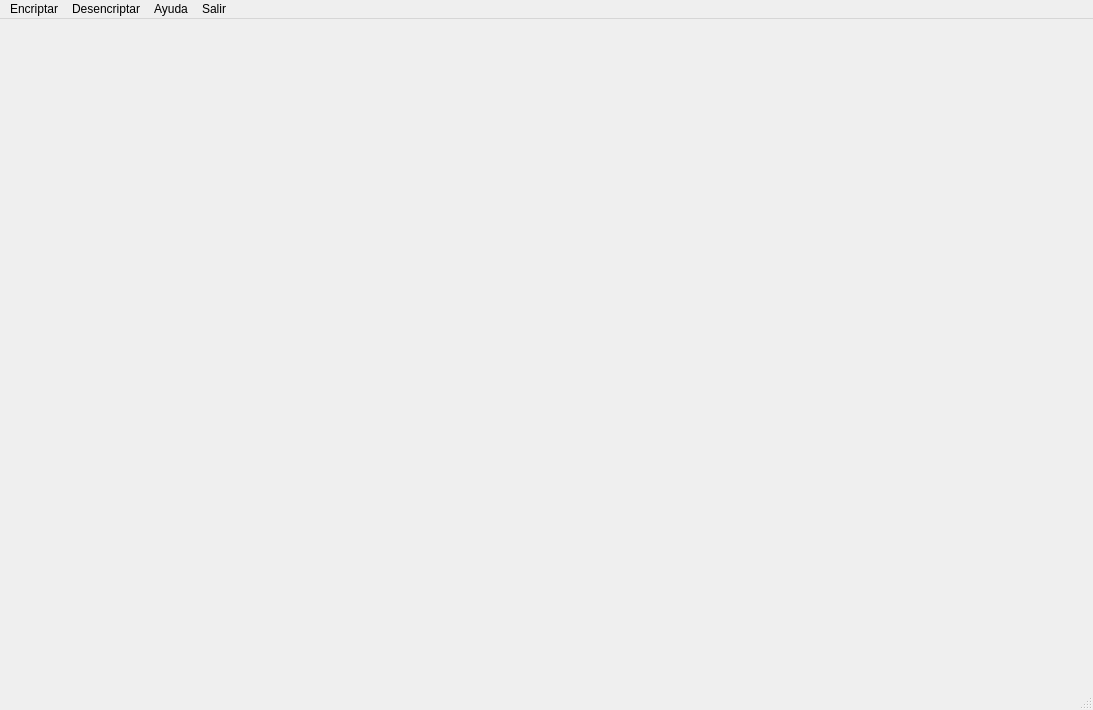
<?xml version="1.0" encoding="UTF-8"?>
<ui version="4.0">
 <class>FrmMenu</class>
 <widget class="QMainWindow" name="FrmMenu">
  <property name="geometry">
   <rect>
    <x>0</x>
    <y>0</y>
    <width>1093</width>
    <height>710</height>
   </rect>
  </property>
  <property name="windowTitle">
   <string>MainWindow</string>
  </property>
  <widget class="QWidget" name="centralwidget"/>
  <widget class="QMenuBar" name="menubar">
   <property name="geometry">
    <rect>
     <x>0</x>
     <y>0</y>
     <width>1093</width>
     <height>21</height>
    </rect>
   </property>
   <widget class="QMenu" name="menuEncriptar">
    <property name="title">
     <string>Encriptar</string>
    </property>
   </widget>
   <widget class="QMenu" name="menuDesencriptar">
    <property name="title">
     <string>Desencriptar</string>
    </property>
   </widget>
   <widget class="QMenu" name="menuAyuda">
    <property name="title">
     <string>Ayuda</string>
    </property>
   </widget>
   <widget class="QMenu" name="menuSalir">
    <property name="title">
     <string>Salir</string>
    </property>
   </widget>
   <addaction name="menuEncriptar"/>
   <addaction name="menuDesencriptar"/>
   <addaction name="menuAyuda"/>
   <addaction name="menuSalir"/>
  </widget>
  <widget class="QStatusBar" name="statusbar"/>
 </widget>
 <resources/>
 <connections/>
</ui>
